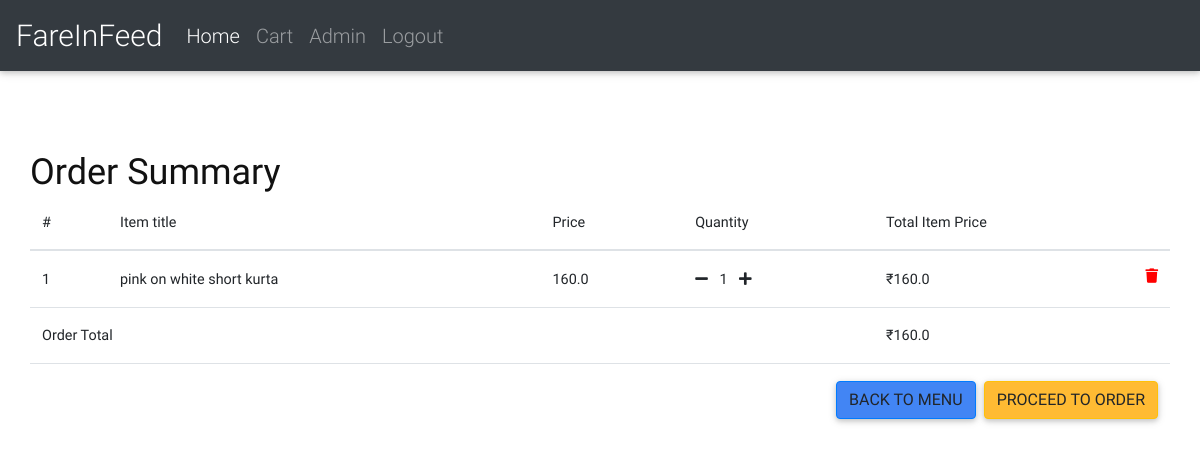
The app's page /order-summary/ (signed in), older data.
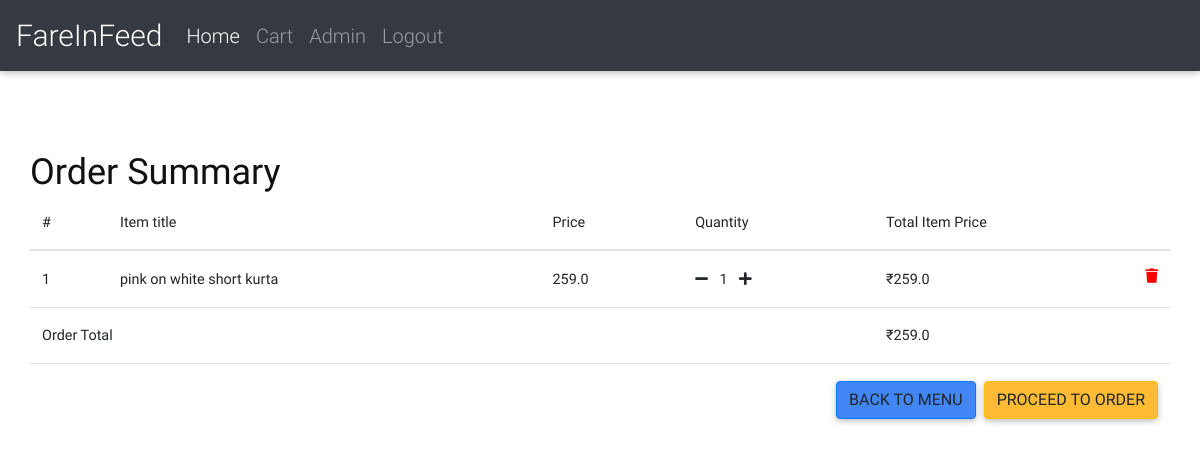
The same page, newer data.
### core/models.py (models this page shows, shortened)
class OrderItem(models.Model):
    user = models.ForeignKey(settings.AUTH_USER_MODEL,
                             on_delete=models.CASCADE)
    ordered = models.BooleanField(default=False)
    item = models.ForeignKey(Item, on_delete=models.CASCADE)
    quantity = models.IntegerField(default=1)
    class Meta:
        verbose_name = " Ordered Item"
        verbose_name_plural = " Ordered Items"
    def get_total_item_price(self):
        return self.quantity * self.item.price
    def get_final_price(self):
        if self.item.discount_price:
            return self.get_total_discount_item_price()
        return self.get_total_item_price()

class Item(models.Model):
    title = models.CharField(max_length=100)
    price = models.FloatField()
    discount_price = models.FloatField(blank=True, null=True)
    category = models.CharField(choices=CATEGORY_CHOICES, max_length=2)
    label = models.CharField(choices=LABEL_CHOICES, max_length=12, blank=True)
    slug = models.SlugField(
        help_text='Please enter the product name or any other uniquie no for this Product(without space)', verbose_name='Uniquie Id')
    description = models.TextField()
    availability = models.CharField(choices=AV, max_length=2)
    image = models.ImageField()
    class Meta:
        verbose_name = " Food Item"
        verbose_name_plural = " Food Items"

class Order(models.Model):
    user = models.ForeignKey(settings.AUTH_USER_MODEL,
                             on_delete=models.CASCADE)
    ref_code = models.CharField(max_length=20, blank=True, null=True)
    items = models.ManyToManyField(OrderItem)
    start_date = models.DateTimeField(auto_now_add=True)
    ordered_date = models.DateTimeField()
    ordered = models.BooleanField(default=False)
    class Meta:
        verbose_name = " Ordered Detail"
        verbose_name_plural = " Ordered Details"
    def get_total(self):
        total = 0
        for order_item in self.items.all():
            total += order_item.get_final_price()
        return total

### core/views.py (the view)
# urls.py: path('order-summary/', OrderSummaryView.as_view(), name='order-summary'),
class OrderSummaryView(LoginRequiredMixin, View):
    def get(self, *args, **kwargs):
        try:
            order = Order.objects.get(user=self.request.user, ordered=False)
            context = {
                'object': order
            }
            return render(self.request, 'order_summary.html', context)
        except ObjectDoesNotExist:
            messages.warning(self.request, "You do not have an active order")
            return redirect("/")

### templates/order_summary.html (shortened to what this page needs)
{% extends "base.html" %} {% block content %}
<main>
    <div class="container">
        <div class="table-responsive text-nowrap">
            <h2>Order Summary</h2>
            <table class="table">
                <thead>
                    <tr>
                        <th scope="col">#</th>
                        <th scope="col">Item title</th>
                        <th scope="col">Price</th>
                        <th scope="col">Quantity</th>
                        <th scope="col">Total Item Price</th>
                    </tr>
                </thead>
                <tbody>
                    {% for order_item in object.items.all %}
                    <tr>
                        <th scope="row">{{ forloop.counter }}</th>
                        <td>{{ order_item.item.title }}</td>
                        <td>{{ order_item.item.price }}</td>
                        <td>
                            <a href="{% url 'core:remove-single-item-from-cart' order_item.item.slug %}"><i class="fas fa-minus mr-2"></i></a> {{ order_item.quantity }}
                            <a href="{% url 'core:add-to-cart' order_item.item.slug %}"><i class="fas fa-plus ml-2"></i></a>
                        </td>
                        <td>
                            {% if order_item.item.discount_price %} &#8377;{{ order_item.get_total_discount_item_price }}
                            <span class="badge badge-primary">Saving &#8377;{{ order_item.get_amount_saved }}</span> {% else %} &#8377;{{ order_item.get_total_item_price }} {% endif %}
                            <a style='color: red;' href="{% url 'core:remove-from-cart' order_item.item.slug %}">
                                <i class="fas fa-trash float-right"></i>
                            </a>
                        </td>
                    </tr>
                    {% endfor %}  {% if object.get_total %}
                    <tr>
                        <td colspan="4"><b>Order Total</b></td>
                        <td><b>&#8377;{{ object.get_total }}</b></td>
                    </tr>
                    <tr>
                        <td colspan="5">
                            <a class='btn btn-warning float-right ml-2' href='/checkout/'>Proceed to Order</a>
                            <a class='btn btn-primary float-right' href='/'>Back to menu</a>
                        </td>
                    </tr>
                    {% endif %}
                </tbody>
            </table>
        </div>
    </div>
</main>
{% endblock content %}

Row changes from the older to the newer data that the page shows:
changed through a linked row, OrderItem "pink on white short kurta": item.price "160.0" → "259.0"; get_total_item_price "160.0" → "259.0"
changed through a linked row, Order: get_total "160.0" → "259.0"
